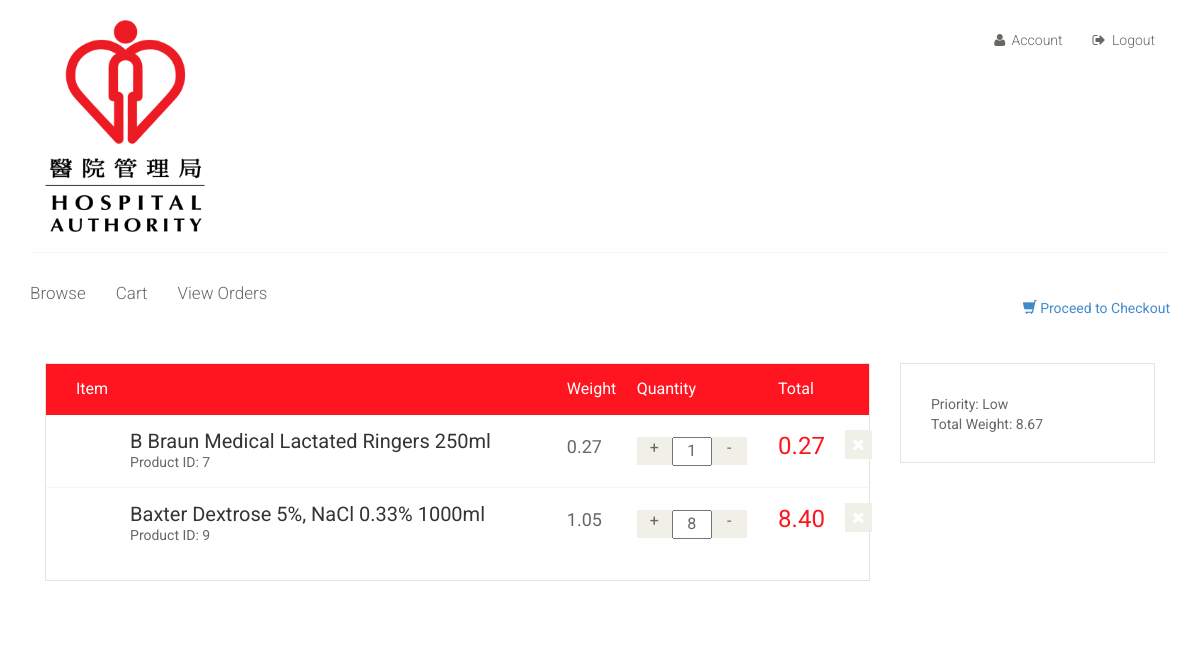
Page /main/order/17/ on the committed database.
### airsupply/models.py (models this page shows, shortened)
class LineItem(models.Model):
    item = models.ForeignKey(Item, on_delete=models.CASCADE)
    quantity = models.IntegerField()

class Item(models.Model):
    description = models.CharField(max_length=100)
    category = models.ForeignKey(Category, on_delete=models.CASCADE)
    weight = models.DecimalField(max_digits=100, decimal_places=2)
    imageUrl = models.CharField(max_length=250)

class Order(models.Model):
    HIGH = "High"
    MEDIUM = "Medium"
    LOW = "Low"
    NONE = "None"
    prioList = ((HIGH, HIGH), (MEDIUM, MEDIUM), (LOW, LOW), (NONE, NONE))
    QP = "Queued for Processing"
    PW = "Processing by Warehouse"
    QD = "Queued for Dispatch"
    DIS = "Dispatched"
    DEL = "Delivered"
    CART = "Cart"
    statusList = ((QP, QP), (PW, PW), (QD, QD), (DIS, DIS), (DEL, DEL), (CART, CART))
    objects = OrderManager()
    items = models.ManyToManyField(LineItem, blank=True, null=True)
    location = models.ForeignKey(Place, on_delete=models.CASCADE, default=None)
    priority = models.CharField(max_length=100, choices=prioList)
    status = models.CharField(max_length=100, choices=statusList)
    totalWeight = models.DecimalField(max_digits=100, decimal_places=2)
    timeOrdered = models.DateTimeField(blank=True, null=True)
    timeDelivered = models.DateTimeField(blank=True, null=True)
    timeDispatched = models.DateTimeField(blank=True, null=True)

### airsupply/views.py (the view)
# urls.py: re_path(r'order/(?P<pk>[0-9]+)/$', views.OrderDetailView.as_view(), name='view_order_details'),
class OrderDetailView(generic.ListView):
    template_name = 'clinic-manager/cart.html'
    context_object_name = 'all_items'
    def get_queryset(self):
        return Order.objects.get(id=self.kwargs.get('pk')).items.all()
    def get_context_data(self, **kwargs):
        context = super().get_context_data(**kwargs)
        order = Order.objects.get(id=self.kwargs.get('pk'))
        items = order.items.all()
        itemWeights = {}
        sum = 0
        for item in items:
            itemWeights[item] = item.item.weight * item.quantity
            sum += itemWeights[item]
        context['weights'] = itemWeights
        context['totalWeight'] = sum
        context['ordered'] = "TRUE"
        context['priority'] = order.priority
        return context

### airsupply/views.py (called while the page is built)
@register.filter
def get_item(dictionary, key):
    return dictionary.get(key)

### templates/clinic-manager/cart.html (shortened to what this page needs)
{% extends 'base.html' %}
{% block navbar %}
    {% include 'clinic-manager/navbar.html' %}
{% endblock %}
{% block body %}
	<div class="container">
		<section id="cart_items" class="col-sm-9">
			<div class="table-responsive cart_info">
				<table class="table table-condensed">
					<thead>
						<tr class="cart_menu">
							<td class="image">Item</td>
							<td class="description"></td>
							<td class="price">Weight</td>
							<td class="quantity">Quantity</td>
							<td class="total">Total</td>
							<td></td>
						</tr>
					</thead>
					<tbody>
                        {% for item in all_items %}
                            <tr>
                                <td class="cart_product">
                                </td>
                                <td class="cart_description">
                                    <h4><a href="">{{ item.item.description }}</a></h4>
                                    <p>Product ID: {{ item.item.id }}</p>
                                </td>
                                <td class="cart_price">
                                    <p>{{ item.item.weight }}</p>
                                </td>
                                <td class="cart_quantity">
                                    <div class="cart_quantity_button">
                                        <a class="cart_quantity_up" href=""> + </a>
                                        <input class="cart_quantity_input" type="text" name="quantity" value="{{ item.quantity }}" autocomplete="off" size="2">
                                        <a class="cart_quantity_down" href=""> - </a>
                                    </div>
                                </td>
                                <td class="cart_total">
                                    <p class="cart_total_price">{{ weights|get_item:item }}</p>
                                </td>
                                <td class="cart_delete">
                                    <a class="cart_quantity_delete" href=""><i class="fa fa-times"></i></a>
                                </td>
                            </tr>
                        {% endfor %}
					</tbody>
				</table>
			</div>
		</section>
		<section id="do_action" class="col-sm-3">
				<div class="total_area">
                    {% if ordered == 'FALSE' %}
					    <span style="float:left;">Priority:</span>
                        <select name="priority" form="checkoutForm">
                            <option value="High">High</option>
                            <option value="Medium">Medium</option>
                            <option value="Low">Low</option>
                        </select>
                        <p>Total Weight: {{ totalWeight }}</p>
                        <form action="{% url 'airsupply:cart_checkout' %}" method="post" id="checkoutForm">
                            {% csrf_token %}
                            <input class="btn btn-default check_out" type="submit" value="Checkout Cart">
                        </form>
                    {% else %}
                        <span style="float:left;">Priority: {{ priority }}</span><br>
                        <p>Total Weight: {{ totalWeight }}</p>
                    {% endif %}
				</div>
		</section>
	</div>
{% endblock %}

### airsupply/static/airsupply/css/main.css (style rules this page uses)
body { font-family: 'Roboto', sans-serif; background: none; position: relative; font-weighsdt:400px; }
a { -webkit-transition: 300ms; -moz-transition: 300ms; -o-transition: 300ms; transition: 300ms; }
h1, h2, h3, h4, h5, h6 { font-family: 'Roboto', sans-serif; }
#do_action { margin-bottom: 50px; }
#cart_items .cart_info { border: 1px solid #E6E4DF; margin-bottom: 50px }
#cart_items .cart_info .cart_menu { background: #fe151f; color: #fff; font-size: 16px; font-family: 'Roboto', sans-serif; font-weight: normal; }
#cart_items .cart_info .table.table-condensed thead tr { height: 51px; }
#cart_items .cart_info .table.table-condensed tr { border-bottom: 1px solid#F7F7F0 }
#cart_items .cart_info .table.table-condensed tr:last-child { border-bottom: 0 }
.cart_info table tr td { border-top: 0 none; vertical-align: inherit; }
#cart_items .cart_info .image { padding-left: 30px; }
#cart_items .cart_info .cart_description h4 { margin-bottom: 0 }
#cart_items .cart_info .cart_description h4 a { color: #363432; font-family: 'Roboto',sans-serif; font-size: 20px; font-weight: normal; }
#cart_items .cart_info .cart_description p { color:#696763 }
#cart_items .cart_info .cart_price p { color:#696763; font-size: 18px }
#cart_items .cart_info .cart_total_price { color: #fe151f; font-size: 24px; }
.cart_product { display: block; margin: 15px -70px 10px 25px; }
.cart_quantity_button a { background:#F0F0E9; color: #696763; display: inline-block; font-size: 16px; height: 28px; overflow: hidden; text-align: center; width: 35px; float: left; }
.cart_quantity_input { color: #696763; float: left; font-size: 16px; text-align: center; font-family: 'Roboto',sans-serif; }
.cart_delete { display: block; margin-right: -12px; overflow: hidden; }
.cart_delete a { background:#F0F0E9; color: #FFFFFF; padding: 5px 7px; font-size: 16px }
#do_action .total_area { padding-bottom: 18px !important; }
#do_action .total_area, #do_action .chose_area { border: 1px solid #E6E4DF; color: #696763; padding: 30px; margin-bottom: 80px; }
.total_area span { float: right; }

### rows in the picture
LineItem: item.description "B Braun Medical Lactated Ringers 250ml", item.id "7", item.weight "0.27", quantity "1", id "0.27"
LineItem: item.description "Baxter Dextrose 5%, NaCl 0.33% 1000ml", item.id "9", item.weight "1.05", quantity "8", id "8.40"
Order: priority "Low"

### other values in the picture
{{ totalWeight }} "8.67"
